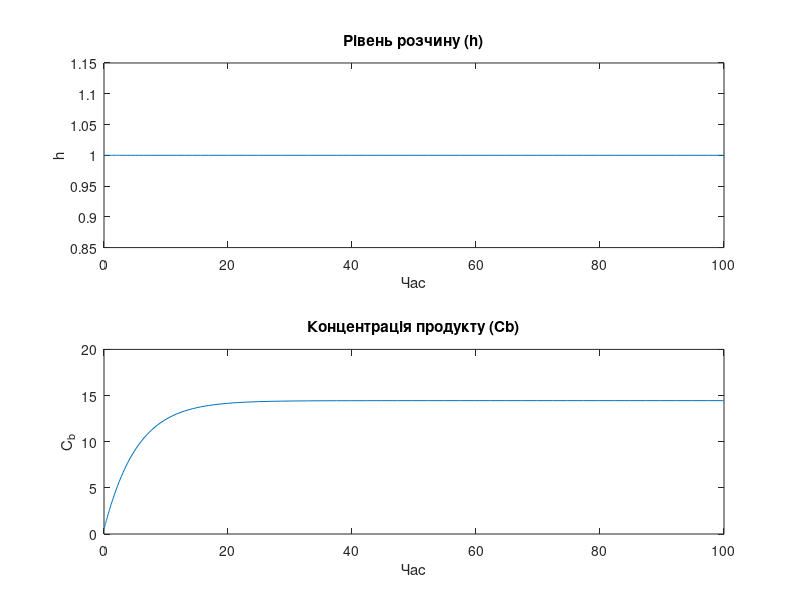

The MATLAB script that drew this image: (Note: this script raises an error after producing the figure.)
% Вихідні параметри
Cb1 = 29.4; Cb2 = 0.1; k1 = 1; k2 = 1;
w1 = 0.1; % постійний потік
w2 = 0.1; % фіксований потік для тестування
h0 = 1; % початковий рівень розчину
Cb0 = 0.5; % початкова концентрація

% Диференціальні рівняння
dynamics = @(t, y) [
    w1 + w2 - 0.2*sqrt(y(1)); % dh/dt
    ((Cb1 - y(2))*w1 + (Cb2 - y(2))*w2)/y(1) - (k1*y(2))/((1 + k2*y(2))^2) % dCb/dt
];

% Початкові умови
y0 = [h0; Cb0]; % [h, Cb]

% Інтегрування
[t, y] = ode45(dynamics, [0, 100], y0);

% Графіки
figure;
subplot(2,1,1);
plot(t, y(:,1)); title('Рівень розчину (h)'); xlabel('Час'); ylabel('h');

subplot(2,1,2);
plot(t, y(:,2)); title('Концентрація продукту (Cb)'); xlabel('Час'); ylabel('C_b');

predcstr

% Параметри моделі
Cb1 = 29.4; % Концентрація першої речовини
Cb2 = 0.1;  % Концентрація другої речовини
k1 = 1;     % Константа швидкості реакції
k2 = 1;     % Константа насичення реакції
h0 = 1;     % Початковий рівень розчину (м)
Cb0 = 0.5;  % Початкова концентрація (моль/л)
w20 = 0.1;  % Початкове значення додаткового потоку

% Динамічний вхідний сигнал (синусоїдальний потік)
w1 = @(t) 0.1 + 0.05 * sin(0.005 * t); % Середнє значення 0.1, амплітуда 0.05

% Диференціальні рівняння для моделі
dynamics = @(t, y) [
    w1(t) + y(2) - 0.2 * sqrt(max(y(1), 0)); % dh/dt (зміна рівня розчину)
    (Cb1 - y(3)) * w1(t) / max(y(1), 1e-6) + (Cb2 - y(3)) * y(2) / max(y(1), 1e-6) - (k1 * y(3)) / ((1 + k2 * y(3))^2); % dCb/dt (зміна концентрації)
    0.01 * (y(1) - 1.5) - 0.02 * y(2) % dw2/dt (зміна додаткового потоку)
];

% Початкові умови
y0 = [h0; w20; Cb0]; % [h, w2, Cb] - рівень, потік, концентрація

% Інтегрування за допомогою ode45
[t, y] = ode45(dynamics, [0, 1600], y0);

% Розділення змінних для аналізу
h = y(:, 1); % Рівень розчину
w2 = y(:, 2); % Додатковий потік
Cb = y(:, 3); % Концентрація Cb

% Побудова графіків
figure;

% Вхідний сигнал (потік w1)
subplot(3,1,1);
plot(t, arrayfun(w1, t), 'r', 'LineWidth', 1.5); % Вхідний сигнал (залежить від часу)
title('Вхідний сигнал (потік w_1)');
xlabel('Час (с)');
ylabel('Потік w_1');
grid on;

% Рівень розчину (h)
subplot(3,1,2);
plot(t, h, 'g', 'LineWidth', 1.5); % Рівень розчину
title('Рівень розчину (h)');
xlabel('Час (с)');
ylabel('Рівень (м)');
grid on;

% Вихідний сигнал (концентрація Cb)
subplot(3,1,3);
plot(t, Cb, 'b', 'LineWidth', 1.5); % Вихідна концентрація
title('Вихідний сигнал (концентрація C_b)');
xlabel('Час (с)');
ylabel('Концентрація C_b');
grid on;
